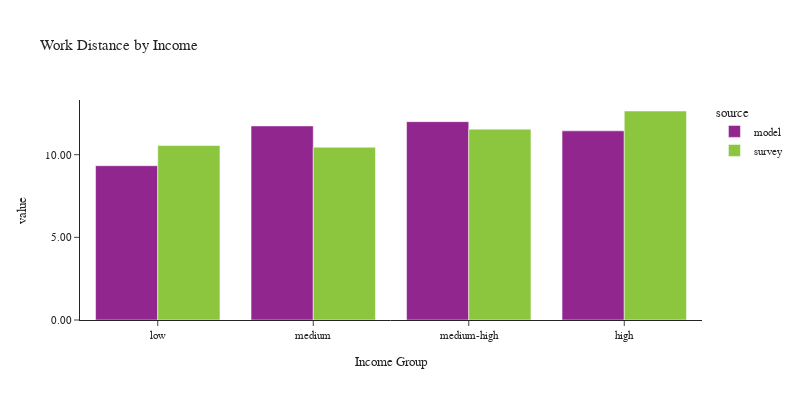

Notebook code for this chart:
### Code cell
plot_work_location(df_workers, 'hhincome_group', 'Income', 'Income Group')

### Figure 1 — Plotly figure (JSON) as saved in the notebook; plotly's stock layout.template omitted (floating-point values rounded to 4 significant figures)
{"data": [{"alignmentgroup": "True", "customdata": [[242425], [474611], [665876], [840580]], "hovertemplate": "source=model<br>hhincome_group=%{x}<br>value=%{y}<br>sample count=%{customdata[0]}<extra></extra>", "legendgroup": "model", "marker": {"color": "#91268F", "pattern": {"shape": ""}}, "name": "model", "offsetgroup": "model", "orientation": "v", "showlegend": true, "textposition": "auto", "type": "bar", "x": ["low", "medium", "medium-high", "high"], "xaxis": "x", "y": [9.333, 11.74, 12.0, 11.44], "yaxis": "y"}, {"alignmentgroup": "True", "customdata": [[672], [626], [920], [605]], "hovertemplate": "source=survey<br>hhincome_group=%{x}<br>value=%{y}<br>sample count=%{customdata[0]}<extra></extra>", "legendgroup": "survey", "marker": {"color": "#8CC63E", "pattern": {"shape": ""}}, "name": "survey", "offsetgroup": "survey", "orientation": "v", "showlegend": true, "textposition": "auto", "type": "bar", "x": ["low", "medium", "medium-high", "high"], "xaxis": "x", "y": [10.55, 10.45, 11.54, 12.64], "yaxis": "y"}], "layout": {"barmode": "group", "font": {"size": 11}, "height": 400, "legend": {"title": {"text": "source"}, "tracegroupgap": 0}, "title": {"text": "Work Distance by Income"}, "width": 800, "xaxis": {"anchor": "y", "domain": [0.0, 1.0], "title": {"text": "Income Group"}}, "yaxis": {"anchor": "x", "domain": [0.0, 1.0], "tickformat": ".2f", "title": {"text": "value"}}}}
